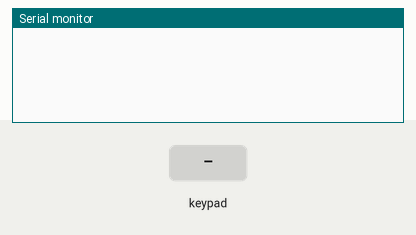
This sketch was run on a simulated Arduino Uno, built with avr-gcc and run on an emulated ATmega328P. Shown: the last lines printed to the serial monitor. Wiring (inferred from the names in the program): 4×4 keypad with keys 1 2 3 A 4 5 6 B 7 8 9 C * 0 # D: rows pin 6, pin 7, pin 8, pin 9; columns pin 2, pin 3, pin 4, pin 5. The test bench sets the inputs (shaded band).

Above: at 1.2 s.
1.3 s: key '1' pressed
At 2.5 s:
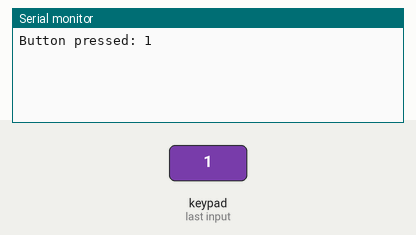
2.8 s: keypad keys 6 7 8 9 # pressed 0.4 s apart
At 4.9 s:
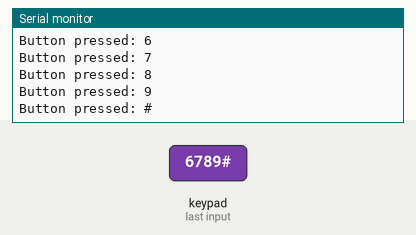
6.3 s: key 'A' pressed
At 7.5 s:
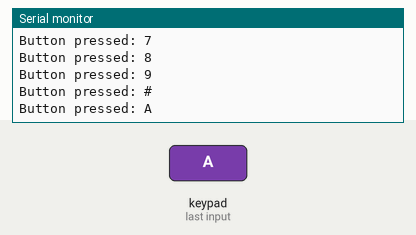
7.8 s: keypad keys 6 7 8 9 * pressed 0.4 s apart
At 9.9 s:
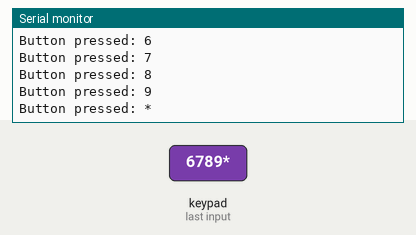
11.3 s: key 'B' pressed
At 12.5 s:
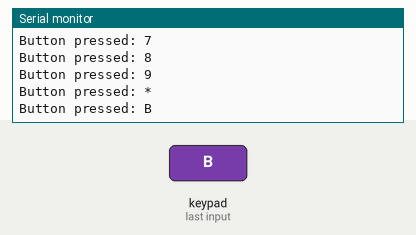
12.8 s: keypad keys 6 7 8 9 D pressed 0.4 s apart
At 14.9 s:
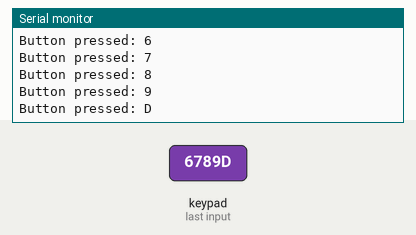
Timing chart, 0 to 16.4 s (numbered marks = the images above; inputs shaded):
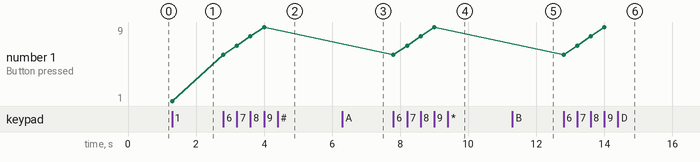

The sketch:

Sketch-V.4.ino
```cpp
// Define row and column pins
const int ROWS = 4;
const int COLS = 4;
const int rowPins[ROWS] = {6, 7, 8, 9}; // Connect to the row pinouts of the matrix
const int colPins[COLS] = {2, 3, 4, 5}; // Connect to the column pinouts of the matrix

// Define the characters on the buttons of the keypad
char keys[ROWS][COLS] = {
  {'1', '2', '3', 'A'},
  {'4', '5', '6', 'B'},
  {'7', '8', '9', 'C'},
  {'*', '0', '#', 'D'}
};

void setup() {
  Serial.begin(9600);

  // Initialize row pins as outputs
  for (int row = 0; row < ROWS; row++) {
    pinMode(rowPins[row], OUTPUT);
    digitalWrite(rowPins[row], HIGH); // Set rows to HIGH initially
  }

  // Initialize column pins as inputs
  for (int col = 0; col < COLS; col++) {
    pinMode(colPins[col], INPUT_PULLUP); // Set columns to input with pull-up
  }
}

void loop() {
  for (int row = 0; row < ROWS; row++) {
    // Set current row to LOW
    digitalWrite(rowPins[row], LOW);

    // Check each column for a button press
    for (int col = 0; col < COLS; col++) {
      if (digitalRead(colPins[col]) == LOW) { // Button press detected
        Serial.print("Button pressed: ");
        Serial.println(keys[row][col]);
        delay(250); // Debounce delay
      }
    }

    // Set the row back to HIGH
    digitalWrite(rowPins[row], HIGH);
  }
}
```

Measured:
- after the input at 1.3 s, the serial monitor: prints a new line at once (image 1)
- after the input at 2.8 s, the serial monitor: prints a new line at once (image 2)
- after the input at 6.3 s, the serial monitor: prints a new line at once (image 3)
- after the input at 7.8 s, the serial monitor: prints a new line at once (image 4)
- after the input at 11.3 s, the serial monitor: prints a new line at once (image 5)
- after the input at 12.8 s, the serial monitor: prints a new line at once (image 6)
- plotted number 1: 1 → 9 after the input at 2.8 s
